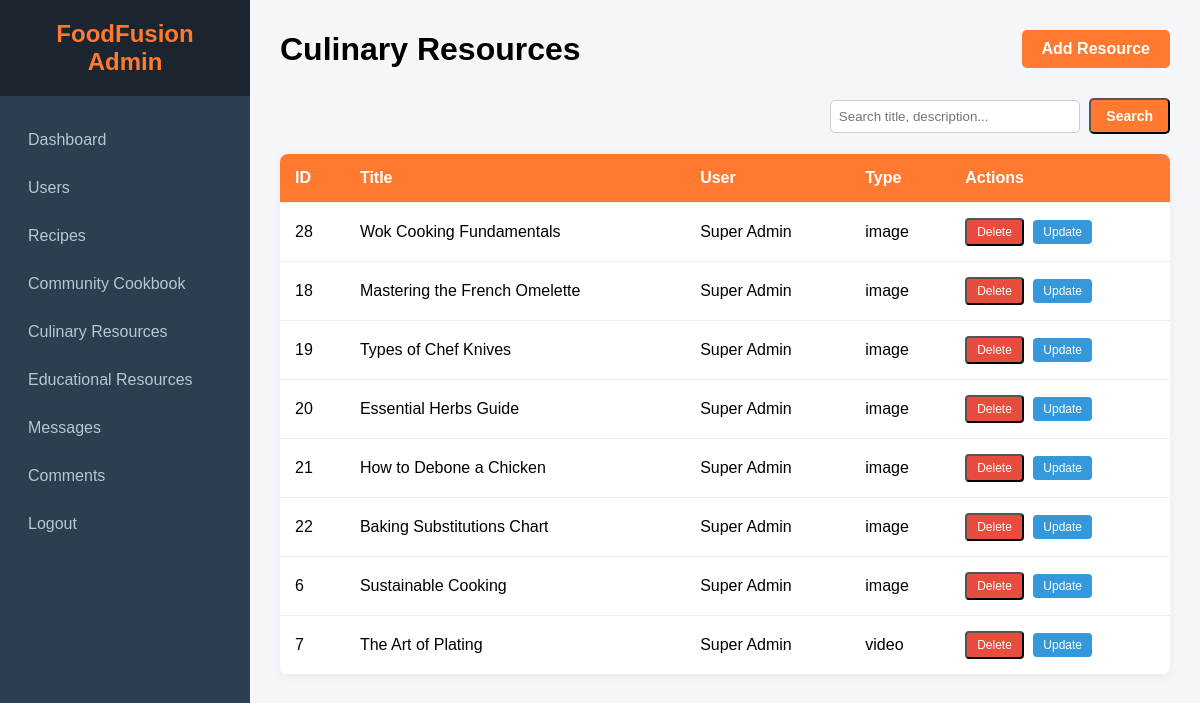
/admin/culinary_resources.php (signed in), run on the app's committed database.
### tables this page shows
CREATE TABLE `resources` (
  `id` int(11) NOT NULL,
  `title` varchar(255) NOT NULL,
  `description` text DEFAULT NULL,
  `content` text DEFAULT NULL,
  `file_url` varchar(255) DEFAULT NULL,
  `resource_type` varchar(255) NOT NULL,
  `file_type` varchar(255) DEFAULT NULL,
  `user_id` int(11) DEFAULT NULL,
  `created_at` timestamp NOT NULL DEFAULT current_timestamp()
);

CREATE TABLE `users` (
  `id` int(11) NOT NULL,
  `first_name` varchar(100) NOT NULL,
  `last_name` varchar(100) NOT NULL,
  `email` varchar(255) NOT NULL,
  `password` text NOT NULL,
  `type` varchar(100) DEFAULT 'user',
  `created_at` timestamp NOT NULL DEFAULT current_timestamp()
);

### admin/culinary_resources.php (the view, shortened to what this page needs)
<?php
include("../database/config.php");
?>
<!DOCTYPE html>
<html lang="en">
<head>
    <link rel="stylesheet" href="../css/admin.css">
</head>
<body class="admin-body">
    <?php include("sidebar.php"); ?>
    <div class="main-content">
        <div class="admin-header">
            <h1>Culinary Resources</h1>
            <a href="culinary_resources_create.php" class="admin-btn">Add Resource</a>
        </div>
        <div style="margin-bottom: 20px; text-align: right;">
            <form method="GET" action="culinary_resources.php" style="display: inline-block;">
                <input type="text" name="search" placeholder="Search title, description..." value="<?php echo isset($_GET['search']) ? htmlspecialchars($_GET['search']) : ''; ?>" style="padding: 8px; margin-right: 5px; border-radius: 5px; border: 1px solid #ccc; width: 250px;">
                <button type="submit" class="admin-btn" style="padding: 8px 15px; font-size: 14px;">Search</button>
            </form>
        </div>
        <table class="admin-table">
            <thead>
                <tr>
                    <th>ID</th>
                    <th>Title</th>
                    <th>User</th>
                    <th>Type</th>
                    <th>Actions</th>
                </tr>
            </thead>
            <tbody>
                <?php
                $sql = "SELECT resources.*, users.first_name, users.last_name FROM resources LEFT JOIN users ON resources.user_id = users.id WHERE resource_type = 'culinary'";
                $sql .= " ORDER BY resources.created_at DESC";
                $result = $connection->query($sql);
                if ($result->num_rows > 0) {
                    while($row = $result->fetch_assoc()) {
                        $user_name = $row['first_name'] ? htmlspecialchars($row['first_name'] . ' ' . $row['last_name']) : 'Unknown';
                        echo "<tr>";
                        echo "<td>" . $row['id'] . "</td>";
                        echo "<td>" . $row['title'] . "</td>";
                        echo "<td>" . $user_name . "</td>";
                        echo "<td>" . $row['file_type'] . "</td>";
                        echo "<td>
                                <form action='../controllers/admin/AdminCulinaryResourcesController.php' method='POST' style='display:inline;'>
                                    <input type='hidden' name='id' value='" . $row['id'] . "'>
                                    <button type='submit' name='delete_resource' class='admin-action-btn delete' onclick='return confirm(\"Are you sure?\")'>Delete</button>
                                </form>
                                <a href='culinary_resources_edit.php?id=" . $row['id'] . "' class='admin-action-btn edit'>Update</a>
                              </td>";
                        echo "</tr>";
                    }
                } else {
                    echo "<tr><td colspan='4'>No resources found</td></tr>";
                }
                ?>
            </tbody>
        </table>
    </div>
</body>
</html>

### css/admin.css (style rules this page uses)
* { margin: 0; padding: 0; box-sizing: border-box; font-family: Arial, sans-serif; }
body.admin-body { display: flex; background: #f4f6f9; }
.main-content { margin-left: 250px; width: calc(100% - 250px); padding: 30px; transition: 0.3s; }
.admin-table { width: 100%; border-collapse: collapse; background: white; border-radius: 8px; overflow: hidden; box-shadow: 0 2px 10px rgba(0,0,0,0.05); }
.admin-table th, .admin-table td { padding: 15px; text-align: left; border-bottom: 1px solid #eee; }
.admin-table th { background: #FF7A30; color: white; font-weight: 600; }
.admin-header { display: flex; justify-content: space-between; align-items: center; margin-bottom: 30px; }
.admin-btn { padding: 10px 20px; background: #FF7A30; color: white; border-radius: 5px; text-decoration: none; font-weight: bold; }
.admin-action-btn { padding: 5px 10px; border-radius: 4px; text-decoration: none; font-size: 12px; margin-right: 5px; }
.edit { background: #3498db; color: white; }
.delete { background: #e74c3c; color: white; }

### data on the page
resources: id "28", title "Wok Cooking Fundamentals", user.last_name "Super Admin", file_type "image"
resources: id "18", title "Mastering the French Omelette", user.last_name "Super Admin", file_type "image"
resources: id "19", title "Types of Chef Knives", user.last_name "Super Admin", file_type "image"
resources: id "20", title "Essential Herbs Guide", user.last_name "Super Admin", file_type "image"
resources: id "21", title "How to Debone a Chicken", user.last_name "Super Admin", file_type "image"
resources: id "22", title "Baking Substitutions Chart", user.last_name "Super Admin", file_type "image"
resources: id "6", title "Sustainable Cooking", user.last_name "Super Admin", file_type "image"
resources: id "7", title "The Art of Plating", user.last_name "Super Admin", file_type "video"
